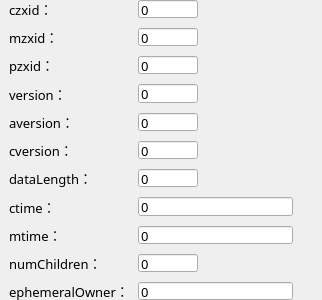
        <widget class="QWidget" name="gridWidget_1_1_r" native="true">
         <property name="minimumSize">
          <size>
           <width>0</width>
           <height>300</height>
          </size>
         </property>
         <property name="maximumSize">
          <size>
           <width>16777215</width>
           <height>300</height>
          </size>
         </property>
         <layout class="QGridLayout" name="gridLayout">
          <property name="leftMargin">
           <number>9</number>
          </property>
          <property name="topMargin">
           <number>0</number>
          </property>
          <property name="rightMargin">
           <number>9</number>
          </property>
          <property name="bottomMargin">
           <number>0</number>
          </property>
          <property name="horizontalSpacing">
           <number>9</number>
          </property>
          <property name="verticalSpacing">
           <number>10</number>
          </property>
          <item row="3" column="1">
           <widget class="QLineEdit" name="lineEdit_mzxid">
            <property name="minimumSize">
             <size>
              <width>60</width>
              <height>0</height>
             </size>
            </property>
            <property name="maximumSize">
             <size>
              <width>60</width>
              <height>16777215</height>
             </size>
            </property>
            <property name="font">
             <font>
              <family>OPPOSans B</family>
              <pointsize>10</pointsize>
              <stylestrategy>PreferAntialias</stylestrategy>
             </font>
            </property>
            <property name="text">
             <string>0</string>
            </property>
            <property name="readOnly">
             <bool>true</bool>
            </property>
           </widget>
          </item>
          <item row="4" column="1">
           <widget class="QLineEdit" name="lineEdit_pzxid">
            <property name="minimumSize">
             <size>
              <width>60</width>
              <height>0</height>
             </size>
            </property>
            <property name="maximumSize">
             <size>
              <width>60</width>
              <height>16777215</height>
             </size>
            </property>
            <property name="font">
             <font>
              <family>OPPOSans B</family>
              <pointsize>10</pointsize>
              <stylestrategy>PreferAntialias</stylestrategy>
             </font>
            </property>
            <property name="text">
             <string>0</string>
            </property>
            <property name="readOnly">
             <bool>true</bool>
            </property>
           </widget>
          </item>
          <item row="5" column="1">
           <widget class="QLineEdit" name="lineEdit_version">
            <property name="minimumSize">
             <size>
              <width>60</width>
              <height>0</height>
             </size>
            </property>
            <property name="maximumSize">
             <size>
              <width>60</width>
              <height>16777215</height>
             </size>
            </property>
            <property name="font">
             <font>
              <family>OPPOSans B</family>
              <pointsize>10</pointsize>
              <stylestrategy>PreferAntialias</stylestrategy>
             </font>
            </property>
            <property name="text">
             <string>0</string>
            </property>
            <property name="readOnly">
             <bool>true</bool>
            </property>
           </widget>
          </item>
          <item row="6" column="1">
           <widget class="QLineEdit" name="lineEdit_aversion">
            <property name="minimumSize">
             <size>
              <width>60</width>
              <height>0</height>
             </size>
            </property>
            <property name="maximumSize">
             <size>
              <width>60</width>
              <height>16777215</height>
             </size>
            </property>
            <property name="font">
             <font>
              <family>OPPOSans B</family>
              <pointsize>10</pointsize>
              <stylestrategy>PreferAntialias</stylestrategy>
             </font>
            </property>
            <property name="text">
             <string>0</string>
            </property>
            <property name="readOnly">
             <bool>true</bool>
            </property>
           </widget>
          </item>
          <item row="7" column="0">
           <widget class="QLabel" name="label_cversion">
            <property name="font">
             <font>
              <family>OPPOSans B</family>
              <pointsize>10</pointsize>
              <stylestrategy>PreferAntialias</stylestrategy>
             </font>
            </property>
            <property name="text">
             <string>cversion：</string>
            </property>
           </widget>
          </item>
          <item row="6" column="0">
           <widget class="QLabel" name="label_aversion">
            <property name="font">
             <font>
              <family>OPPOSans B</family>
              <pointsize>10</pointsize>
              <stylestrategy>PreferAntialias</stylestrategy>
             </font>
            </property>
            <property name="text">
             <string>aversion：</string>
            </property>
           </widget>
          </item>
          <item row="7" column="1">
           <widget class="QLineEdit" name="lineEdit_cversion">
            <property name="minimumSize">
             <size>
              <width>60</width>
              <height>0</height>
             </size>
            </property>
            <property name="maximumSize">
             <size>
              <width>60</width>
              <height>16777215</height>
             </size>
            </property>
            <property name="font">
             <font>
              <family>OPPOSans B</family>
              <pointsize>10</pointsize>
              <stylestrategy>PreferAntialias</stylestrategy>
             </font>
            </property>
            <property name="text">
             <string>0</string>
            </property>
            <property name="readOnly">
             <bool>true</bool>
            </property>
           </widget>
          </item>
          <item row="4" column="0">
           <widget class="QLabel" name="label_pzxid">
            <property name="font">
             <font>
              <family>OPPOSans B</family>
              <pointsize>10</pointsize>
              <stylestrategy>PreferAntialias</stylestrategy>
             </font>
            </property>
            <property name="text">
             <string>pzxid：</string>
            </property>
           </widget>
          </item>
          <item row="5" column="0">
           <widget class="QLabel" name="label_version">
            <property name="font">
             <font>
              <family>OPPOSans B</family>
              <pointsize>10</pointsize>
              <stylestrategy>PreferAntialias</stylestrategy>
             </font>
            </property>
            <property name="text">
             <string>version：</string>
            </property>
           </widget>
          </item>
          <item row="2" column="1">
           <widget class="QLineEdit" name="lineEdit_czxid">
            <property name="minimumSize">
             <size>
              <width>60</width>
              <height>0</height>
             </size>
            </property>
            <property name="maximumSize">
             <size>
              <width>60</width>
              <height>16777215</height>
             </size>
            </property>
            <property name="font">
             <font>
              <family>OPPOSans B</family>
              <pointsize>10</pointsize>
              <stylestrategy>PreferAntialias</stylestrategy>
             </font>
            </property>
            <property name="text">
             <string>0</string>
            </property>
            <property name="readOnly">
             <bool>true</bool>
            </property>
           </widget>
          </item>
          <item row="3" column="0">
           <widget class="QLabel" name="label_mzxid">
            <property name="font">
             <font>
              <family>OPPOSans B</family>
              <pointsize>10</pointsize>
              <stylestrategy>PreferAntialias</stylestrategy>
             </font>
            </property>
            <property name="text">
             <string>mzxid：</string>
            </property>
           </widget>
          </item>
          <item row="8" column="0">
           <widget class="QLabel" name="label_dataLength">
            <property name="font">
             <font>
              <family>OPPOSans B</family>
              <pointsize>10</pointsize>
              <stylestrategy>PreferAntialias</stylestrategy>
             </font>
            </property>
            <property name="text">
             <string>dataLength：</string>
            </property>
           </widget>
          </item>
          <item row="8" column="1">
           <widget class="QLineEdit" name="lineEdit_dataLength">
            <property name="minimumSize">
             <size>
              <width>60</width>
              <height>0</height>
             </size>
            </property>
            <property name="maximumSize">
             <size>
              <width>60</width>
              <height>16777215</height>
             </size>
            </property>
            <property name="font">
             <font>
              <family>OPPOSans B</family>
              <pointsize>10</pointsize>
              <stylestrategy>PreferAntialias</stylestrategy>
             </font>
            </property>
            <property name="text">
             <string>0</string>
            </property>
            <property name="readOnly">
             <bool>true</bool>
            </property>
           </widget>
          </item>
          <item row="2" column="0">
           <widget class="QLabel" name="label_czxid">
            <property name="font">
             <font>
              <family>OPPOSans B</family>
              <pointsize>10</pointsize>
              <stylestrategy>PreferAntialias</stylestrategy>
             </font>
            </property>
            <property name="text">
             <string>czxid：</string>
            </property>
           </widget>
          </item>
          <item row="12" column="0">
           <widget class="QLabel" name="label_mtime">
            <property name="font">
             <font>
              <family>OPPOSans B</family>
              <pointsize>10</pointsize>
              <stylestrategy>PreferAntialias</stylestrategy>
             </font>
            </property>
            <property name="text">
             <string>mtime：</string>
            </property>
           </widget>
          </item>
          <item row="12" column="1">
           <widget class="QLineEdit" name="lineEdit_mtime">
            <property name="minimumSize">
             <size>
              <width>155</width>
              <height>0</height>
             </size>
            </property>
            <property name="maximumSize">
             <size>
              <width>155</width>
              <height>16777215</height>
             </size>
            </property>
            <property name="font">
             <font>
              <family>OPPOSans B</family>
              <pointsize>10</pointsize>
              <stylestrategy>PreferAntialias</stylestrategy>
             </font>
            </property>
            <property name="text">
             <string>0</string>
            </property>
            <property name="readOnly">
             <bool>true</bool>
            </property>
           </widget>
          </item>
          <item row="13" column="0">
           <widget class="QLabel" name="label_numChildren">
            <property name="font">
             <font>
              <family>OPPOSans B</family>
              <pointsize>10</pointsize>
              <stylestrategy>PreferAntialias</stylestrategy>
             </font>
            </property>
            <property name="text">
             <string>numChildren：</string>
            </property>
           </widget>
          </item>
          <item row="11" column="0">
           <widget class="QLabel" name="label_ctime">
            <property name="font">
             <font>
              <family>OPPOSans B</family>
              <pointsize>10</pointsize>
              <stylestrategy>PreferAntialias</stylestrategy>
             </font>
            </property>
            <property name="text">
             <string>ctime：</string>
            </property>
           </widget>
          </item>
          <item row="11" column="1">
           <widget class="QLineEdit" name="lineEdit_ctime">
            <property name="minimumSize">
             <size>
              <width>155</width>
              <height>0</height>
             </size>
            </property>
            <property name="maximumSize">
             <size>
              <width>155</width>
              <height>16777215</height>
             </size>
            </property>
            <property name="font">
             <font>
              <family>OPPOSans B</family>
              <pointsize>10</pointsize>
              <stylestrategy>PreferAntialias</stylestrategy>
             </font>
            </property>
            <property name="text">
             <string>0</string>
            </property>
            <property name="readOnly">
             <bool>true</bool>
            </property>
           </widget>
          </item>
          <item row="14" column="0">
           <widget class="QLabel" name="label_ephemeralOwner">
            <property name="font">
             <font>
              <family>OPPOSans B</family>
              <pointsize>10</pointsize>
              <stylestrategy>PreferAntialias</stylestrategy>
             </font>
            </property>
            <property name="text">
             <string>ephemeralOwner：</string>
            </property>
           </widget>
          </item>
          <item row="13" column="1">
           <widget class="QLineEdit" name="lineEdit_numChildren">
            <property name="minimumSize">
             <size>
              <width>60</width>
              <height>0</height>
             </size>
            </property>
            <property name="maximumSize">
             <size>
              <width>60</width>
              <height>16777215</height>
             </size>
            </property>
            <property name="font">
             <font>
              <family>OPPOSans B</family>
              <pointsize>10</pointsize>
              <stylestrategy>PreferAntialias</stylestrategy>
             </font>
            </property>
            <property name="text">
             <string>0</string>
            </property>
            <property name="readOnly">
             <bool>true</bool>
            </property>
           </widget>
          </item>
          <item row="14" column="1">
           <widget class="QLineEdit" name="lineEdit_ephemeralOwner">
            <property name="minimumSize">
             <size>
              <width>155</width>
              <height>0</height>
             </size>
            </property>
            <property name="maximumSize">
             <size>
              <width>60</width>
              <height>16777215</height>
             </size>
            </property>
            <property name="font">
             <font>
              <family>OPPOSans B</family>
              <pointsize>10</pointsize>
              <stylestrategy>PreferAntialias</stylestrategy>
             </font>
            </property>
            <property name="text">
             <string>0</string>
            </property>
            <property name="readOnly">
             <bool>true</bool>
            </property>
           </widget>
          </item>
          <item row="5" column="2">
           <spacer name="horizontalSpacer_3">
            <property name="orientation">
             <enum>Qt::Horizontal</enum>
            </property>
            <property name="sizeType">
             <enum>QSizePolicy::Expanding</enum>
            </property>
            <property name="sizeHint" stdset="0">
             <size>
              <width>20</width>
              <height>20</height>
             </size>
            </property>
           </spacer>
          </item>
         </layout>
        </widget>
